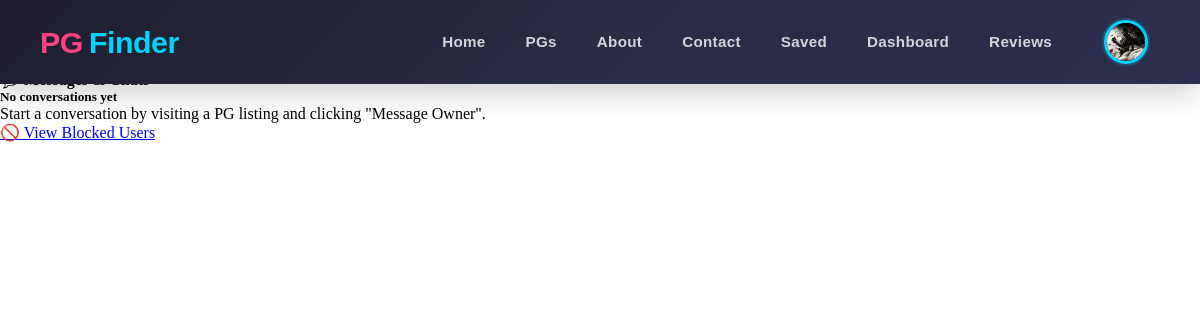
The page /chat/ (signed in) on the database as committed earlier.
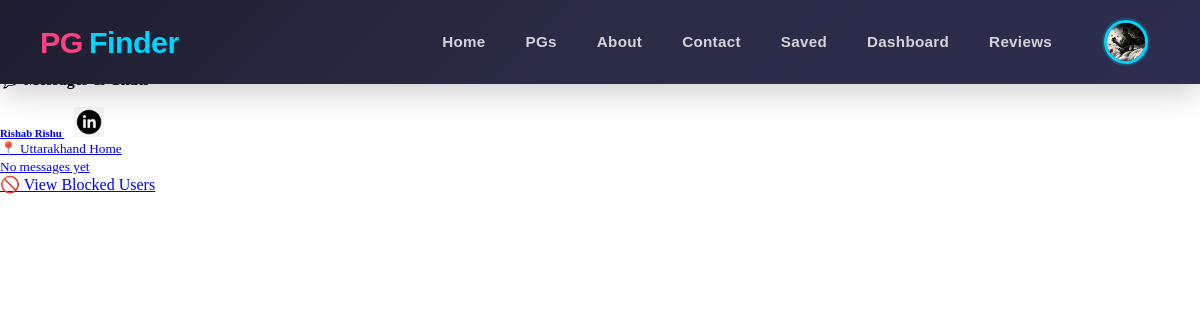
The same page on the database as committed later.
### chat/models.py (models this page shows, shortened)
class ChatConversation(models.Model):
    initiator = models.ForeignKey(User, on_delete=models.CASCADE, related_name="initiated_conversations")
    recipient = models.ForeignKey(User, on_delete=models.CASCADE, related_name="received_conversations")
    pg = models.ForeignKey(PgListing, on_delete=models.CASCADE, related_name="conversations", blank=True, null=True)
    is_active = models.BooleanField(default=True)
    created_at = models.DateTimeField(auto_now_add=True)
    updated_at = models.DateTimeField(auto_now=True)
    last_message_at = models.DateTimeField(blank=True, null=True)
    class Meta:
        ordering = ["-last_message_at", "-created_at"]
        unique_together = ("initiator", "recipient", "pg")
    def get_unread_count(self, user):
        return self.messages.filter(receiver=user, is_read=False).count()

### users/models.py (models this page shows, shortened)
class MyUser(AbstractBaseUser):
    email = models.EmailField(
        verbose_name="Email Address",
        max_length=255,
        unique=True,
    )
    username = models.CharField(max_length=50,unique=True)
    first_name = models.CharField(max_length=50)
    last_name = models.CharField(max_length=50)
    gender = models.CharField(max_length=30,blank=True,null=True, choices=[
        ('male','Male'),
        ('female','Female'),
    ])
    date_of_birth = models.DateField(blank=True, null=True)
    phone =  models.CharField(max_length=15,unique=True )
    profile_image = models.ImageField(upload_to='profile_images/', blank=True, null=True)
    is_owner = models.BooleanField(default=False)
    aadhar_card = models.CharField(max_length=20, unique=True, blank=True, null=True)
    address = models.TextField(blank=True, null=True)
    city = models.CharField(max_length=100, blank=True, null=True)
    state = models.CharField(max_length=100, blank=True, null=True)
    pin_code = models.CharField(max_length=10, blank=True, null=True)
    date_joined = models.DateTimeField(auto_now_add=True,blank=True)
    last_login = models.DateTimeField(auto_now_add=True)
    is_admin = models.BooleanField(default=False)
    is_staff = models.BooleanField(default=False)
    is_active = models.BooleanField(default=False)
    is_superadmin = models.BooleanField(default=False)
    objects = MyUserManager()
    USERNAME_FIELD = "email"
    REQUIRED_FIELDS = ["username","first_name", "last_name", "date_of_birth"]

### pgs/models.py (models this page shows, shortened)
class PgListing(models.Model):
    TYPE_CHOICES = [
        ("boys", "Boys"),
        ("girls", "Girls"),
        ("coed", "Coed"),
        ("family", "Family"),
    ]
    SHARING_CHOICES = [
        ("single", "Single"),
        ("double", "Double"),
        ("triple", "Triple"),
        ("quad", "Quad"),
    ]
    FURNISHING_CHOICES = [
        ("fully_furnished", "Fully Furnished"),
        ("semi_furnished", "Semi Furnished"),
        ("unfurnished", "Unfurnished"),
    ]
    owner = models.ForeignKey(Users, on_delete=models.CASCADE, related_name="pg_listings")
    title = models.CharField(max_length=100)
    slug = models.SlugField(max_length=200, unique=True)
    description = models.TextField()
    address = models.CharField(max_length=255)
    city = models.CharField(max_length=100)
    state = models.CharField(max_length=100)
    pin_code = models.CharField(max_length=10)
    price_per_month = models.DecimalField(max_digits=10, decimal_places=2)
    security_deposit = models.DecimalField(max_digits=10, decimal_places=2, default=0)
    available_from = models.DateField()
    is_available = models.BooleanField(default=True)
    type_of_pg = models.CharField(max_length=20, blank=True, null=True, choices=TYPE_CHOICES)
    amenities = models.TextField(help_text="Comma-separated list of amenities", blank=True, null=True)
    preferred_tenants = models.CharField(
        max_length=255,
        blank=True,
        help_text="Comma-separated preferred tenant types",
    )
    furnishing_status = models.CharField(
        max_length=30,
        choices=FURNISHING_CHOICES,
        default="fully_furnished",
    )
    food_available = models.BooleanField(default=False)
    parking_available = models.BooleanField(default=False)
    wifi_available = models.BooleanField(default=False)
    rules_or_restrictions = models.TextField(blank=True)
    sharing_type = models.CharField(max_length=20, choices=SHARING_CHOICES)
    created_at = models.DateTimeField(auto_now_add=True)
    updated_at = models.DateTimeField(auto_now=True)
    class Meta:
        ordering = ["-created_at"]

### chat/views.py (the view)
# urls.py: path('', views.chat_list, name='chat_list'),
@login_required(login_url='user_login')
def chat_list(request):
    conversations = ChatConversation.objects.filter(
        Q(initiator=request.user) | Q(recipient=request.user),
        is_active=True
    ).select_related('initiator', 'recipient', 'pg').prefetch_related('messages').order_by('-last_message_at')
    conversations_data = []
    for conv in conversations:
        unread_count = conv.get_unread_count(request.user)
        last_message = conv.messages.first()
        conversations_data.append({
            'conversation': conv,
            'unread_count': unread_count,
            'last_message': last_message,
            'other_user': conv.recipient if conv.initiator == request.user else conv.initiator,
        })
    context = {
        'conversations': conversations_data,
        'page': 'chat',
    }
    return render(request, 'chat/chat_list.html', context)

### templates/chat/chat_list.html (shortened to what this page needs)
{% extends 'base.html' %}
{% load static %}
{% block content %}
<div class="container mt-5">
    <div class="row">
        <div class="col-lg-12">
            <div class="card shadow">
                <div class="card-header bg-primary text-white">
                    <h4 class="mb-0">💬 Messages & Chats</h4>
                </div>
                <div class="card-body">
                    {% if conversations %}
                        <div class="list-group">
                            {% for data in conversations %}
                                <a href="{% url 'chat_detail' data.conversation.id %}"
                                   class="list-group-item list-group-item-action {% if data.unread_count > 0 %}active{% endif %}">
                                    <div class="d-flex w-100 justify-content-between align-items-center">
                                        <div class="flex-grow-1">
                                            <h6 class="mb-1">
                                                {{ data.other_user.first_name }} {{ data.other_user.last_name }}
                                                {% if data.other_user.profile_image %}
                                                    <img src="{{ data.other_user.profile_image.url }}"
                                                         alt="{{ data.other_user.username }}"
                                                         class="rounded-circle"
                                                         style="width: 30px; height: 30px; margin-left: 10px;">
                                                {% endif %}
                                            </h6>
                                            {% if data.conversation.pg %}
                                                <small class="text-muted">📍 {{ data.conversation.pg.title }}</small><br>
                                            {% endif %}
                                            {% if data.last_message %}
                                                <p class="mb-1 text-muted">
                                                    <small>{{ data.last_message.content|truncatewords:10 }}</small>
                                                </p>
                                            {% else %}
                                                <p class="mb-1 text-muted"><small>No messages yet</small></p>
                                            {% endif %}
                                        </div>
                                    </div>
                                </a>
                            {% endfor %}
                        </div>
                    {% else %}
                        <div class="alert alert-info" role="alert">
                            <h5>No conversations yet</h5>
                            <p>Start a conversation by visiting a PG listing and clicking "Message Owner".</p>
                        </div>
                    {% endif %}
                </div>
            </div>
            <div class="mt-4">
                <a href="{% url 'blocked_users' %}" class="btn btn-outline-secondary">
                    🚫 View Blocked Users
                </a>
            </div>
        </div>
    </div>
</div>
{% endblock %}

Rows that differ between the two databases and show on the page:
added ChatConversation: other_user.first_name "Rishab", other_user.last_name "Rishu", other_user.profile_image (picture), conversation.pg "Uttarakhand Home"
Other text that changed with them:
text no longer shown: "No conversations yet Start a conversation by visiting a PG listing and clicking \"Message Owner\"."
